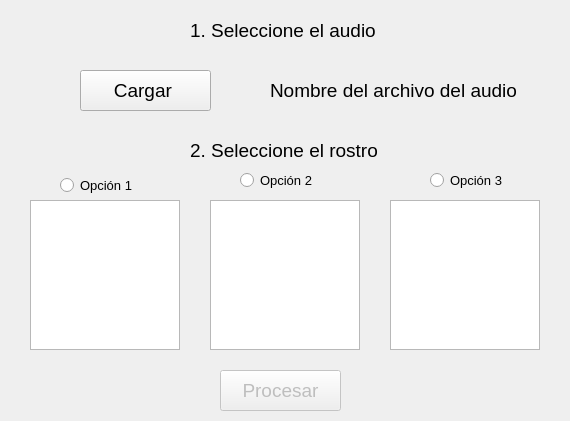
<?xml version="1.0" encoding="UTF-8"?>
<ui version="4.0">
 <class>Dialogo</class>
 <widget class="QDialog" name="Dialogo">
  <property name="enabled">
   <bool>true</bool>
  </property>
  <property name="geometry">
   <rect>
    <x>0</x>
    <y>0</y>
    <width>570</width>
    <height>421</height>
   </rect>
  </property>
  <property name="windowTitle">
   <string>Audigest</string>
  </property>
  <widget class="QPushButton" name="btn_procesar">
   <property name="enabled">
    <bool>false</bool>
   </property>
   <property name="geometry">
    <rect>
     <x>220</x>
     <y>370</y>
     <width>121</width>
     <height>41</height>
    </rect>
   </property>
   <property name="font">
    <font>
     <pointsize>14</pointsize>
    </font>
   </property>
   <property name="text">
    <string>Procesar</string>
   </property>
  </widget>
  <widget class="QLabel" name="lbl_texto1">
   <property name="geometry">
    <rect>
     <x>190</x>
     <y>0</y>
     <width>211</width>
     <height>61</height>
    </rect>
   </property>
   <property name="sizePolicy">
    <sizepolicy hsizetype="Preferred" vsizetype="Preferred">
     <horstretch>0</horstretch>
     <verstretch>0</verstretch>
    </sizepolicy>
   </property>
   <property name="minimumSize">
    <size>
     <width>0</width>
     <height>0</height>
    </size>
   </property>
   <property name="font">
    <font>
     <pointsize>14</pointsize>
    </font>
   </property>
   <property name="text">
    <string>1. Seleccione el audio</string>
   </property>
  </widget>
  <widget class="QLabel" name="lbl_texto2">
   <property name="geometry">
    <rect>
     <x>190</x>
     <y>120</y>
     <width>201</width>
     <height>61</height>
    </rect>
   </property>
   <property name="font">
    <font>
     <pointsize>14</pointsize>
    </font>
   </property>
   <property name="text">
    <string>2. Seleccione el rostro</string>
   </property>
  </widget>
  <widget class="QRadioButton" name="radio_btn1">
   <property name="geometry">
    <rect>
     <x>60</x>
     <y>170</y>
     <width>91</width>
     <height>31</height>
    </rect>
   </property>
   <property name="font">
    <font>
     <pointsize>10</pointsize>
    </font>
   </property>
   <property name="text">
    <string>Opción 1</string>
   </property>
  </widget>
  <widget class="QRadioButton" name="radio_btn2">
   <property name="geometry">
    <rect>
     <x>240</x>
     <y>170</y>
     <width>81</width>
     <height>21</height>
    </rect>
   </property>
   <property name="font">
    <font>
     <pointsize>10</pointsize>
    </font>
   </property>
   <property name="text">
    <string>Opción 2</string>
   </property>
  </widget>
  <widget class="QRadioButton" name="radio_btn3">
   <property name="geometry">
    <rect>
     <x>430</x>
     <y>170</y>
     <width>81</width>
     <height>21</height>
    </rect>
   </property>
   <property name="font">
    <font>
     <pointsize>10</pointsize>
    </font>
   </property>
   <property name="text">
    <string>Opción 3</string>
   </property>
  </widget>
  <widget class="QGraphicsView" name="gpc_imagen1">
   <property name="geometry">
    <rect>
     <x>30</x>
     <y>200</y>
     <width>150</width>
     <height>150</height>
    </rect>
   </property>
   <property name="sizePolicy">
    <sizepolicy hsizetype="Expanding" vsizetype="Expanding">
     <horstretch>0</horstretch>
     <verstretch>0</verstretch>
    </sizepolicy>
   </property>
  </widget>
  <widget class="QGraphicsView" name="gpc_imagen2">
   <property name="geometry">
    <rect>
     <x>210</x>
     <y>200</y>
     <width>150</width>
     <height>150</height>
    </rect>
   </property>
  </widget>
  <widget class="QGraphicsView" name="gpc_imagen3">
   <property name="geometry">
    <rect>
     <x>390</x>
     <y>200</y>
     <width>150</width>
     <height>150</height>
    </rect>
   </property>
  </widget>
  <widget class="QPushButton" name="btn_cargar">
   <property name="geometry">
    <rect>
     <x>80</x>
     <y>70</y>
     <width>131</width>
     <height>41</height>
    </rect>
   </property>
   <property name="font">
    <font>
     <pointsize>14</pointsize>
    </font>
   </property>
   <property name="text">
    <string>Cargar </string>
   </property>
  </widget>
  <widget class="QLabel" name="label">
   <property name="geometry">
    <rect>
     <x>270</x>
     <y>70</y>
     <width>261</width>
     <height>41</height>
    </rect>
   </property>
   <property name="font">
    <font>
     <pointsize>14</pointsize>
    </font>
   </property>
   <property name="text">
    <string>Nombre del archivo del audio</string>
   </property>
  </widget>
 </widget>
 <resources/>
 <connections/>
</ui>
